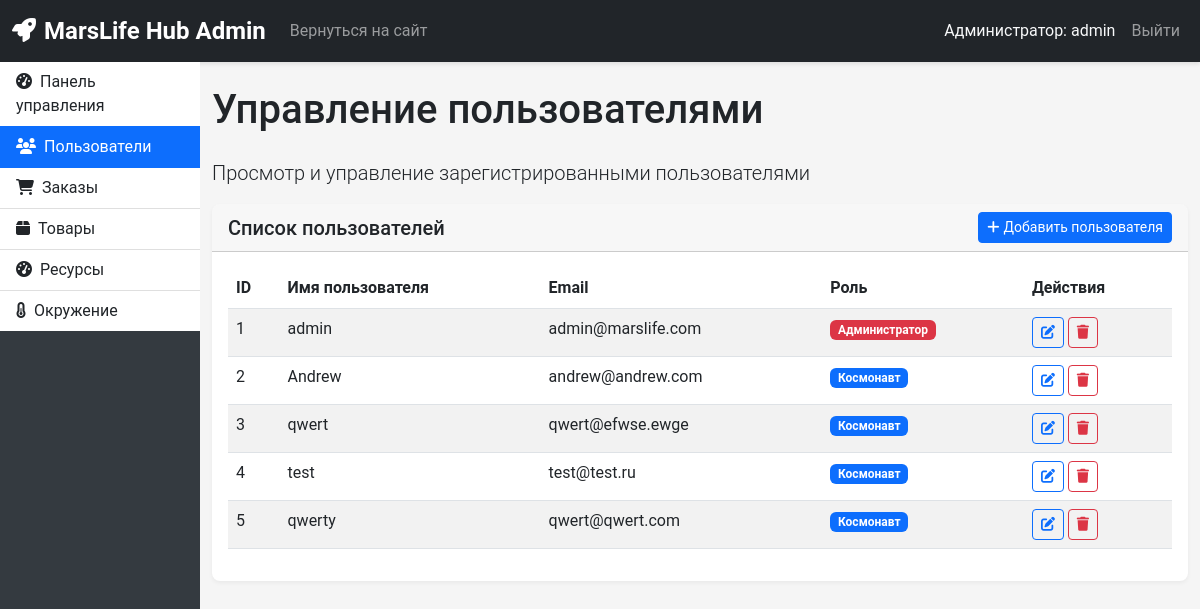
The app's page /admin/users (signed in) with its own data.
### app.py (models this page shows)
class User(db.Model):
    id = db.Column(db.Integer, primary_key=True)
    username = db.Column(db.String(80), unique=True, nullable=False)
    email = db.Column(db.String(120), unique=True, nullable=False)
    password = db.Column(db.String(200), nullable=False)
    role = db.Column(db.String(20), default='astronaut')

### app.py (the view)
@app.route('/admin/users')
def admin_users():
    if 'user_id' not in session:
        return redirect(url_for('login'))
    user = User.query.get(session['user_id'])
    if not user or user.role != 'admin':
        flash('У вас нет доступа к админской панели', 'danger')
        return redirect(url_for('index'))
    users = User.query.all()
    return render_template('admin/users.html', users=users)

### templates/admin/users.html (shortened to what this page needs)
{% extends 'admin/base.html' %}
{% block content %}
<div class="row">
    <div class="col-12">
        <h1 class="mb-4">Управление пользователями</h1>
        <p class="lead">Просмотр и управление зарегистрированными пользователями</p>
    </div>
</div>
<div class="row">
    <div class="col-12">
        <div class="card">
            <div class="card-header d-flex justify-content-between align-items-center">
                <h5 class="mb-0">Список пользователей</h5>
                <button class="btn btn-primary btn-sm" data-bs-toggle="modal" data-bs-target="#addUserModal">
                    <i class="fas fa-plus me-1"></i>Добавить пользователя
                </button>
            </div>
            <div class="card-body">
                <div class="table-responsive">
                    <table class="table table-striped table-hover">
                        <thead>
                            <tr>
                                <th>ID</th>
                                <th>Имя пользователя</th>
                                <th>Email</th>
                                <th>Роль</th>
                                <th>Действия</th>
                            </tr>
                        </thead>
                        <tbody>
                            {% for user in users %}
                            <tr>
                                <td>{{ user.id }}</td>
                                <td>{{ user.username }}</td>
                                <td>{{ user.email }}</td>
                                <td>
                                    {% if user.role == 'admin' %}
                                    <span class="badge bg-danger">Администратор</span>
                                    {% else %}
                                    <span class="badge bg-primary">Космонавт</span>
                                    {% endif %}
                                </td>
                                <td>
                                    <button class="btn btn-sm btn-outline-primary" data-bs-toggle="modal" data-bs-target="#editUserModal{{ user.id }}">
                                        <i class="fas fa-edit"></i>
                                    </button>
                                    <button class="btn btn-sm btn-outline-danger" data-bs-toggle="modal" data-bs-target="#deleteUserModal{{ user.id }}">
                                        <i class="fas fa-trash"></i>
                                    </button>
                                </td>
                            </tr>
                            {% endfor %}
                        </tbody>
                    </table>
                </div>
            </div>
        </div>
    </div>
</div>
{% endblock %}

### static/css/style.css (style rules this page uses)
body { background-color: #f5f5f5; font-family: 'Roboto', sans-serif; }
.card { box-shadow: 0 2px 4px rgba(0, 0, 0, 0.05); border-radius: 8px; border: none; margin-bottom: 20px; }
.card-header { border-radius: 8px 8px 0 0 !important; font-weight: 600; }

### records on screen
User: id "1", username "admin", email "admin@marslife.com", role "Администратор"
User: id "2", username "Andrew", email "andrew@andrew.com", role "Космонавт"
User: id "3", username "qwert", email "qwert@efwse.ewge", role "Космонавт"
User: id "4", username "test", email "test@test.ru", role "Космонавт"
User: id "5", username "qwerty", email "qwert@qwert.com", role "Космонавт"

### other values on screen
{{ session['username'] }} "admin"
